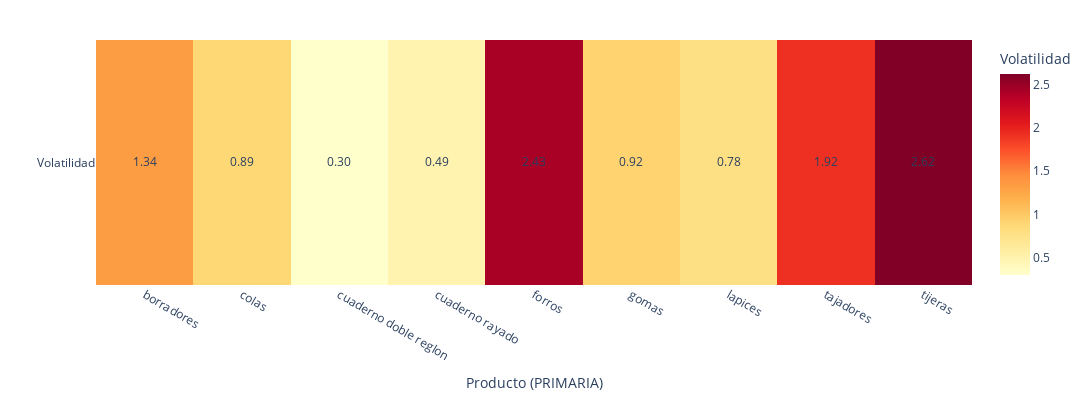
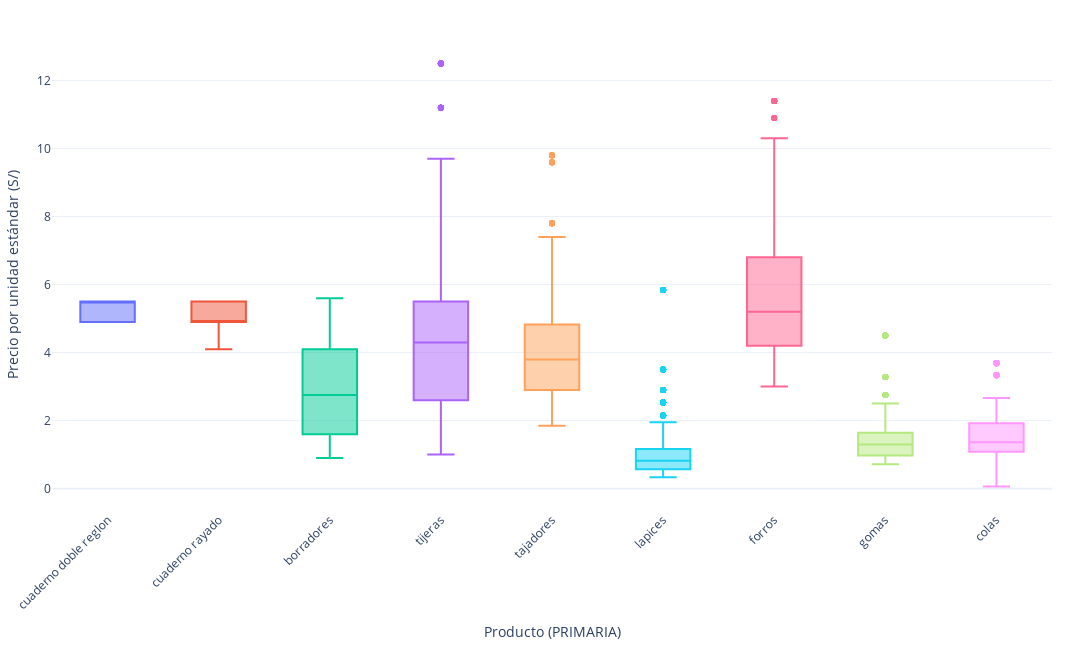
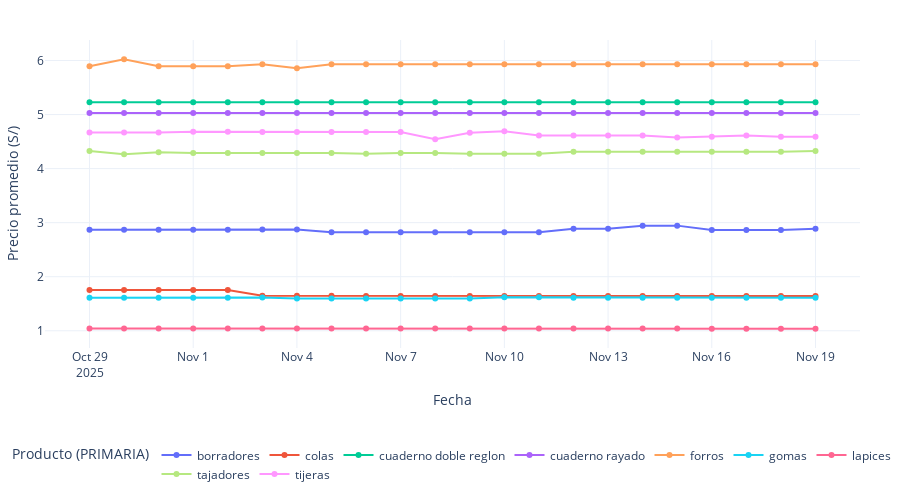

The notebook cell these images were saved under, in order:
### Code cell
import pandas as pd
import numpy as np
import plotly.express as px
import plotly.graph_objects as go
import os

# ===============================
# 0. Configuración de rutas
# ===============================
# Carpeta donde se guardan los gráficos de PRIMARIA
RESULTS_DIR = r"C:\Users\Hp\Documents\GitHub\PEU_INEI_Proyecto_Integrador_IPC\ipc-webscraping\results\Educacion\educacion_primaria"
os.makedirs(RESULTS_DIR, exist_ok=True)

# Archivo consolidado de educación
INPUT_FILE = r"C:\Users\Hp\Desktop\WebScraping\Personal\tailoy-ipc-webscraping\normalized_consolidated\consolidado_educacion.xlsx"

# ===============================
# 1. Cargar datos
# ===============================
df = pd.read_excel(INPUT_FILE)

# Asegurar que el precio esté en formato numérico
df["precio_por_unidad_estandar"] = pd.to_numeric(
    df["precio_por_unidad_estandar"], errors="coerce"
)

# Eliminar filas sin precio válido
df = df.dropna(subset=["precio_por_unidad_estandar"]).copy()

# ===============================
# 2. Filtrar SOLO productos de PRIMARIA
# ===============================
productos_primaria = [
    "borradores",
    "colas",
    "cuaderno doble reglon",
    "cuaderno rayado",
    "forros",
    "gomas",
    "lapices",
    "tajadores",
    "tijeras",
]

df["producto_especifico"] = df["producto_especifico"].astype(str)
df = df[df["producto_especifico"].isin(productos_primaria)].copy()

# (opcional) marcar que todo es PRIMARIA
df["nivel_educativo"] = "PRIMARIA"

# ===============================
# 3. Preparar fecha
# ===============================
if "fecha_scraping" in df.columns:
    df["FECHA"] = pd.to_datetime(df["fecha_scraping"], errors="coerce")
else:
    df["FECHA"] = pd.NaT

# ===============================
# 4. Volatilidad por producto (solo PRIMARIA)
# ===============================
vol_prod = (
    df.groupby("producto_especifico")["precio_por_unidad_estandar"]
      .std()
      .reset_index(name="VOLATILIDAD")
)

print("Volatilidad por producto - PRIMARIA (precio directo):")
print(vol_prod)

# Heatmap: una fila con N productos
fig_vol = go.Figure(
    data=go.Heatmap(
        z=[vol_prod["VOLATILIDAD"].values],      # una fila con N productos
        x=vol_prod["producto_especifico"],       # eje X: productos
        y=["Volatilidad"],                       # eje Y: una sola fila
        colorscale="YlOrRd",
        colorbar=dict(title="Volatilidad"),
    )
)

# Anotar valores dentro de cada celda
for _, row in vol_prod.iterrows():
    fig_vol.add_trace(
        go.Scatter(
            x=[row["producto_especifico"]],
            y=["Volatilidad"],
            text=[f"{row['VOLATILIDAD']:.2f}"],
            mode="text",
            showlegend=False,
        )
    )

fig_vol.update_layout(
    title=None,
    xaxis_title="Producto (PRIMARIA)",   # sin 'específico'
    yaxis_title="",
    template="plotly_white",
    width=1200,
    height=400,
    margin=dict(l=40, r=40, t=40, b=80),
)
fig_vol.show()
fig_vol.write_image(
    os.path.join(RESULTS_DIR, "volatilidad_por_producto_primaria.pdf")
)

# ===============================
# 5. Boxplot de precios por producto (precio directo)
# ===============================
fig_box = px.box(
    df,
    x="producto_especifico",
    y="precio_por_unidad_estandar",
    color="producto_especifico",
    labels={
        "producto_especifico": "Producto (PRIMARIA)",         
        "precio_por_unidad_estandar": "Precio por unidad estándar (S/)",
    },
    width=1400,
    height=650,
    template="plotly_white",
)

fig_box.update_layout(
    xaxis_tickangle=-45,
    showlegend=False,  # la leyenda sería igual que el eje X
    title=None,
    margin=dict(l=40, r=40, t=40, b=120),
)
fig_box.show()
fig_box.write_image(
    os.path.join(RESULTS_DIR, "boxplot_precio_por_producto_primaria.pdf")
)

# ===============================
# 6. Evolución del precio promedio por producto (precio directo)
# ===============================
if df["FECHA"].notna().any():
    evol_prod = (
        df.groupby(["FECHA", "producto_especifico"])["precio_por_unidad_estandar"]
          .mean()
          .reset_index()
    )

    fig_line = px.line(
        evol_prod,
        x="FECHA",
        y="precio_por_unidad_estandar",
        color="producto_especifico",
        markers=True,
        labels={
            "FECHA": "Fecha",
            "precio_por_unidad_estandar": "Precio promedio (S/)",
            "producto_especifico": "Producto (PRIMARIA)",
        },
    )

    fig_line.update_layout(
        title=None,
        xaxis_title="Fecha",
        yaxis_title="Precio promedio (S/)",
        template="plotly_white",
        hovermode="x unified",
        width=900,
        height=500,
        legend=dict(
            orientation="h",       # horizontal
            yanchor="top",
            y=-0.30,               # leyenda debajo del gráfico
            xanchor="center",
            x=0.5,
            bgcolor="rgba(0,0,0,0)",
        ),
        margin=dict(l=40, r=40, t=40, b=120),
    )

    fig_line.show()
    fig_line.write_image(
        os.path.join(RESULTS_DIR, "evolucion_precio_por_producto_primaria.pdf")
    )
else:
    print("No hay 'fecha_scraping' válida para hacer la evolución temporal.")

### Figure 1 — Plotly figure (JSON) as saved in the notebook; plotly's stock layout.template omitted (floating-point values rounded to 4 significant figures)
{"data": [{"colorbar": {"title": {"text": "Volatilidad"}}, "colorscale": [[0, "rgb(255,255,204)"], [0.125, "rgb(255,237,160)"], [0.25, "rgb(254,217,118)"], [0.375, "rgb(254,178,76)"], [0.5, "rgb(253,141,60)"], [0.625, "rgb(252,78,42)"], [0.75, "rgb(227,26,28)"], [0.875, "rgb(189,0,38)"], [1, "rgb(128,0,38)"]], "type": "heatmap", "x": ["borradores", "colas", "cuaderno doble reglon", "cuaderno rayado", "forros", "gomas", "lapices", "tajadores", "tijeras"], "y": ["Volatilidad"], "z": [[1.337, 0.886, 0.2994, 0.4929, 2.426, 0.9246, 0.7849, 1.919, 2.621]]}, {"mode": "text", "showlegend": false, "text": ["1.34"], "type": "scatter", "x": ["borradores"], "y": ["Volatilidad"]}, {"mode": "text", "showlegend": false, "text": ["0.89"], "type": "scatter", "x": ["colas"], "y": ["Volatilidad"]}, {"mode": "text", "showlegend": false, "text": ["0.30"], "type": "scatter", "x": ["cuaderno doble reglon"], "y": ["Volatilidad"]}, {"mode": "text", "showlegend": false, "text": ["0.49"], "type": "scatter", "x": ["cuaderno rayado"], "y": ["Volatilidad"]}, {"mode": "text", "showlegend": false, "text": ["2.43"], "type": "scatter", "x": ["forros"], "y": ["Volatilidad"]}, {"mode": "text", "showlegend": false, "text": ["0.92"], "type": "scatter", "x": ["gomas"], "y": ["Volatilidad"]}, {"mode": "text", "showlegend": false, "text": ["0.78"], "type": "scatter", "x": ["lapices"], "y": ["Volatilidad"]}, {"mode": "text", "showlegend": false, "text": ["1.92"], "type": "scatter", "x": ["tajadores"], "y": ["Volatilidad"]}, {"mode": "text", "showlegend": false, "text": ["2.62"], "type": "scatter", "x": ["tijeras"], "y": ["Volatilidad"]}], "layout": {"height": 400, "margin": {"b": 80, "l": 40, "r": 40, "t": 40}, "title": {}, "width": 1200, "xaxis": {"title": {"text": "Producto (PRIMARIA)"}}, "yaxis": {"title": {"text": ""}}}}

### Figure 2 — Plotly figure (JSON) as saved in the notebook; plotly's stock layout.template omitted (floating-point values rounded to 4 significant figures; data arrays with more than 128 entries replaced by an {"elided": "..."} marker saying what was removed)
{"data": [{"alignmentgroup": "True", "hovertemplate": "Producto (PRIMARIA)=%{x}<br>Precio por unidad estándar (S/)=%{y}<extra></extra>", "legendgroup": "cuaderno doble reglon", "marker": {"color": "#636efa"}, "name": "cuaderno doble reglon", "notched": false, "offsetgroup": "cuaderno doble reglon", "orientation": "v", "showlegend": true, "type": "box", "x": {"elided": "242 str values"}, "x0": " ", "xaxis": "x", "y": {"elided": "242 float values"}, "y0": " ", "yaxis": "y"}, {"alignmentgroup": "True", "hovertemplate": "Producto (PRIMARIA)=%{x}<br>Precio por unidad estándar (S/)=%{y}<extra></extra>", "legendgroup": "cuaderno rayado", "marker": {"color": "#EF553B"}, "name": "cuaderno rayado", "notched": false, "offsetgroup": "cuaderno rayado", "orientation": "v", "showlegend": true, "type": "box", "x": {"elided": "814 str values"}, "x0": " ", "xaxis": "x", "y": {"elided": "814 float values"}, "y0": " ", "yaxis": "y"}, {"alignmentgroup": "True", "hovertemplate": "Producto (PRIMARIA)=%{x}<br>Precio por unidad estándar (S/)=%{y}<extra></extra>", "legendgroup": "borradores", "marker": {"color": "#00cc96"}, "name": "borradores", "notched": false, "offsetgroup": "borradores", "orientation": "v", "showlegend": true, "type": "box", "x": {"elided": "593 str values"}, "x0": " ", "xaxis": "x", "y": {"elided": "593 float values"}, "y0": " ", "yaxis": "y"}, {"alignmentgroup": "True", "hovertemplate": "Producto (PRIMARIA)=%{x}<br>Precio por unidad estándar (S/)=%{y}<extra></extra>", "legendgroup": "tijeras", "marker": {"color": "#ab63fa"}, "name": "tijeras", "notched": false, "offsetgroup": "tijeras", "orientation": "v", "showlegend": true, "type": "box", "x": {"elided": "1068 str values"}, "x0": " ", "xaxis": "x", "y": {"elided": "1068 float values"}, "y0": " ", "yaxis": "y"}, {"alignmentgroup": "True", "hovertemplate": "Producto (PRIMARIA)=%{x}<br>Precio por unidad estándar (S/)=%{y}<extra></extra>", "legendgroup": "tajadores", "marker": {"color": "#FFA15A"}, "name": "tajadores", "notched": false, "offsetgroup": "tajadores", "orientation": "v", "showlegend": true, "type": "box", "x": {"elided": "925 str values"}, "x0": " ", "xaxis": "x", "y": {"elided": "925 float values"}, "y0": " ", "yaxis": "y"}, {"alignmentgroup": "True", "hovertemplate": "Producto (PRIMARIA)=%{x}<br>Precio por unidad estándar (S/)=%{y}<extra></extra>", "legendgroup": "lapices", "marker": {"color": "#19d3f3"}, "name": "lapices", "notched": false, "offsetgroup": "lapices", "orientation": "v", "showlegend": true, "type": "box", "x": {"elided": "1888 str values"}, "x0": " ", "xaxis": "x", "y": {"elided": "1888 float values"}, "y0": " ", "yaxis": "y"}, {"alignmentgroup": "True", "hovertemplate": "Producto (PRIMARIA)=%{x}<br>Precio por unidad estándar (S/)=%{y}<extra></extra>", "legendgroup": "forros", "marker": {"color": "#FF6692"}, "name": "forros", "notched": false, "offsetgroup": "forros", "orientation": "v", "showlegend": true, "type": "box", "x": {"elided": "284 str values"}, "x0": " ", "xaxis": "x", "y": {"elided": "284 float values"}, "y0": " ", "yaxis": "y"}, {"alignmentgroup": "True", "hovertemplate": "Producto (PRIMARIA)=%{x}<br>Precio por unidad estándar (S/)=%{y}<extra></extra>", "legendgroup": "gomas", "marker": {"color": "#B6E880"}, "name": "gomas", "notched": false, "offsetgroup": "gomas", "orientation": "v", "showlegend": true, "type": "box", "x": {"elided": "434 str values"}, "x0": " ", "xaxis": "x", "y": {"elided": "434 float values"}, "y0": " ", "yaxis": "y"}, {"alignmentgroup": "True", "hovertemplate": "Producto (PRIMARIA)=%{x}<br>Precio por unidad estándar (S/)=%{y}<extra></extra>", "legendgroup": "colas", "marker": {"color": "#FF97FF"}, "name": "colas", "notched": false, "offsetgroup": "colas", "orientation": "v", "showlegend": true, "type": "box", "x": {"elided": "374 str values"}, "x0": " ", "xaxis": "x", "y": {"elided": "374 float values"}, "y0": " ", "yaxis": "y"}], "layout": {"boxmode": "overlay", "height": 650, "legend": {"title": {"text": "Producto (PRIMARIA)"}, "tracegroupgap": 0}, "margin": {"b": 120, "l": 40, "r": 40, "t": 40}, "showlegend": false, "title": {}, "width": 1400, "xaxis": {"anchor": "y", "categoryarray": ["cuaderno doble reglon", "cuaderno rayado", "borradores", "tijeras", "tajadores", "lapices", "forros", "gomas", "colas"], "categoryorder": "array", "domain": [0, 1], "tickangle": -45, "title": {"text": "Producto (PRIMARIA)"}}, "yaxis": {"anchor": "x", "domain": [0, 1], "title": {"text": "Precio por unidad estándar (S/)"}}}}

### Figure 3 — Plotly figure (JSON) as saved in the notebook; plotly's stock layout.template omitted (floating-point values rounded to 4 significant figures)
{"data": [{"hovertemplate": "Producto (PRIMARIA)=borradores<br>Fecha=%{x}<br>Precio promedio (S/)=%{y}<extra></extra>", "legendgroup": "borradores", "line": {"color": "#636efa", "dash": "solid"}, "marker": {"symbol": "circle"}, "mode": "lines+markers", "name": "borradores", "orientation": "v", "showlegend": true, "type": "scatter", "x": ["2025-10-29T00:00:00", "2025-10-30T00:00:00", "2025-10-31T00:00:00", "2025-11-01T00:00:00", "2025-11-02T00:00:00", "2025-11-03T00:00:00", "2025-11-04T00:00:00", "2025-11-05T00:00:00", "2025-11-06T00:00:00", "2025-11-07T00:00:00", "2025-11-08T00:00:00", "2025-11-09T00:00:00", "2025-11-10T00:00:00", "2025-11-11T00:00:00", "2025-11-12T00:00:00", "2025-11-13T00:00:00", "2025-11-14T00:00:00", "2025-11-15T00:00:00", "2025-11-16T00:00:00", "2025-11-17T00:00:00", "2025-11-18T00:00:00", "2025-11-19T00:00:00"], "xaxis": "x", "y": [2.867, 2.867, 2.867, 2.867, 2.867, 2.875, 2.875, 2.82, 2.82, 2.82, 2.82, 2.82, 2.82, 2.82, 2.886, 2.886, 2.945, 2.945, 2.863, 2.863, 2.863, 2.886], "yaxis": "y"}, {"hovertemplate": "Producto (PRIMARIA)=colas<br>Fecha=%{x}<br>Precio promedio (S/)=%{y}<extra></extra>", "legendgroup": "colas", "line": {"color": "#EF553B", "dash": "solid"}, "marker": {"symbol": "circle"}, "mode": "lines+markers", "name": "colas", "orientation": "v", "showlegend": true, "type": "scatter", "x": ["2025-10-29T00:00:00", "2025-10-30T00:00:00", "2025-10-31T00:00:00", "2025-11-01T00:00:00", "2025-11-02T00:00:00", "2025-11-03T00:00:00", "2025-11-04T00:00:00", "2025-11-05T00:00:00", "2025-11-06T00:00:00", "2025-11-07T00:00:00", "2025-11-08T00:00:00", "2025-11-09T00:00:00", "2025-11-10T00:00:00", "2025-11-11T00:00:00", "2025-11-12T00:00:00", "2025-11-13T00:00:00", "2025-11-14T00:00:00", "2025-11-15T00:00:00", "2025-11-16T00:00:00", "2025-11-17T00:00:00", "2025-11-18T00:00:00", "2025-11-19T00:00:00"], "xaxis": "x", "y": [1.752, 1.752, 1.752, 1.752, 1.752, 1.646, 1.646, 1.646, 1.644, 1.644, 1.644, 1.644, 1.644, 1.644, 1.644, 1.644, 1.644, 1.644, 1.644, 1.644, 1.644, 1.644], "yaxis": "y"}, {"hovertemplate": "Producto (PRIMARIA)=cuaderno doble reglon<br>Fecha=%{x}<br>Precio promedio (S/)=%{y}<extra></extra>", "legendgroup": "cuaderno doble reglon", "line": {"color": "#00cc96", "dash": "solid"}, "marker": {"symbol": "circle"}, "mode": "lines+markers", "name": "cuaderno doble reglon", "orientation": "v", "showlegend": true, "type": "scatter", "x": ["2025-10-29T00:00:00", "2025-10-30T00:00:00", "2025-10-31T00:00:00", "2025-11-01T00:00:00", "2025-11-02T00:00:00", "2025-11-03T00:00:00", "2025-11-04T00:00:00", "2025-11-05T00:00:00", "2025-11-06T00:00:00", "2025-11-07T00:00:00", "2025-11-08T00:00:00", "2025-11-09T00:00:00", "2025-11-10T00:00:00", "2025-11-11T00:00:00", "2025-11-12T00:00:00", "2025-11-13T00:00:00", "2025-11-14T00:00:00", "2025-11-15T00:00:00", "2025-11-16T00:00:00", "2025-11-17T00:00:00", "2025-11-18T00:00:00", "2025-11-19T00:00:00"], "xaxis": "x", "y": [5.227, 5.227, 5.227, 5.227, 5.227, 5.227, 5.227, 5.227, 5.227, 5.227, 5.227, 5.227, 5.227, 5.227, 5.227, 5.227, 5.227, 5.227, 5.227, 5.227, 5.227, 5.227], "yaxis": "y"}, {"hovertemplate": "Producto (PRIMARIA)=cuaderno rayado<br>Fecha=%{x}<br>Precio promedio (S/)=%{y}<extra></extra>", "legendgroup": "cuaderno rayado", "line": {"color": "#ab63fa", "dash": "solid"}, "marker": {"symbol": "circle"}, "mode": "lines+markers", "name": "cuaderno rayado", "orientation": "v", "showlegend": true, "type": "scatter", "x": ["2025-10-29T00:00:00", "2025-10-30T00:00:00", "2025-10-31T00:00:00", "2025-11-01T00:00:00", "2025-11-02T00:00:00", "2025-11-03T00:00:00", "2025-11-04T00:00:00", "2025-11-05T00:00:00", "2025-11-06T00:00:00", "2025-11-07T00:00:00", "2025-11-08T00:00:00", "2025-11-09T00:00:00", "2025-11-10T00:00:00", "2025-11-11T00:00:00", "2025-11-12T00:00:00", "2025-11-13T00:00:00", "2025-11-14T00:00:00", "2025-11-15T00:00:00", "2025-11-16T00:00:00", "2025-11-17T00:00:00", "2025-11-18T00:00:00", "2025-11-19T00:00:00"], "xaxis": "x", "y": [5.03, 5.03, 5.03, 5.03, 5.03, 5.03, 5.03, 5.03, 5.03, 5.03, 5.03, 5.03, 5.03, 5.03, 5.03, 5.03, 5.03, 5.03, 5.03, 5.03, 5.03, 5.03], "yaxis": "y"}, {"hovertemplate": "Producto (PRIMARIA)=forros<br>Fecha=%{x}<br>Precio promedio (S/)=%{y}<extra></extra>", "legendgroup": "forros", "line": {"color": "#FFA15A", "dash": "solid"}, "marker": {"symbol": "circle"}, "mode": "lines+markers", "name": "forros", "orientation": "v", "showlegend": true, "type": "scatter", "x": ["2025-10-29T00:00:00", "2025-10-30T00:00:00", "2025-10-31T00:00:00", "2025-11-01T00:00:00", "2025-11-02T00:00:00", "2025-11-03T00:00:00", "2025-11-04T00:00:00", "2025-11-05T00:00:00", "2025-11-06T00:00:00", "2025-11-07T00:00:00", "2025-11-08T00:00:00", "2025-11-09T00:00:00", "2025-11-10T00:00:00", "2025-11-11T00:00:00", "2025-11-12T00:00:00", "2025-11-13T00:00:00", "2025-11-14T00:00:00", "2025-11-15T00:00:00", "2025-11-16T00:00:00", "2025-11-17T00:00:00", "2025-11-18T00:00:00", "2025-11-19T00:00:00"], "xaxis": "x", "y": [5.892, 6.025, 5.892, 5.892, 5.892, 5.931, 5.858, 5.931, 5.931, 5.931, 5.931, 5.931, 5.931, 5.931, 5.931, 5.931, 5.931, 5.931, 5.931, 5.931, 5.931, 5.931], "yaxis": "y"}, {"hovertemplate": "Producto (PRIMARIA)=gomas<br>Fecha=%{x}<br>Precio promedio (S/)=%{y}<extra></extra>", "legendgroup": "gomas", "line": {"color": "#19d3f3", "dash": "solid"}, "marker": {"symbol": "circle"}, "mode": "lines+markers", "name": "gomas", "orientation": "v", "showlegend": true, "type": "scatter", "x": ["2025-10-29T00:00:00", "2025-10-30T00:00:00", "2025-10-31T00:00:00", "2025-11-01T00:00:00", "2025-11-02T00:00:00", "2025-11-03T00:00:00", "2025-11-04T00:00:00", "2025-11-05T00:00:00", "2025-11-06T00:00:00", "2025-11-07T00:00:00", "2025-11-08T00:00:00", "2025-11-09T00:00:00", "2025-11-10T00:00:00", "2025-11-11T00:00:00", "2025-11-12T00:00:00", "2025-11-13T00:00:00", "2025-11-14T00:00:00", "2025-11-15T00:00:00", "2025-11-16T00:00:00", "2025-11-17T00:00:00", "2025-11-18T00:00:00", "2025-11-19T00:00:00"], "xaxis": "x", "y": [1.608, 1.608, 1.608, 1.608, 1.608, 1.615, 1.599, 1.599, 1.599, 1.599, 1.599, 1.599, 1.619, 1.619, 1.613, 1.613, 1.613, 1.613, 1.613, 1.613, 1.613, 1.613], "yaxis": "y"}, {"hovertemplate": "Producto (PRIMARIA)=lapices<br>Fecha=%{x}<br>Precio promedio (S/)=%{y}<extra></extra>", "legendgroup": "lapices", "line": {"color": "#FF6692", "dash": "solid"}, "marker": {"symbol": "circle"}, "mode": "lines+markers", "name": "lapices", "orientation": "v", "showlegend": true, "type": "scatter", "x": ["2025-10-29T00:00:00", "2025-10-30T00:00:00", "2025-10-31T00:00:00", "2025-11-01T00:00:00", "2025-11-02T00:00:00", "2025-11-03T00:00:00", "2025-11-04T00:00:00", "2025-11-05T00:00:00", "2025-11-06T00:00:00", "2025-11-07T00:00:00", "2025-11-08T00:00:00", "2025-11-09T00:00:00", "2025-11-10T00:00:00", "2025-11-11T00:00:00", "2025-11-12T00:00:00", "2025-11-13T00:00:00", "2025-11-14T00:00:00", "2025-11-15T00:00:00", "2025-11-16T00:00:00", "2025-11-17T00:00:00", "2025-11-18T00:00:00", "2025-11-19T00:00:00"], "xaxis": "x", "y": [1.042, 1.042, 1.042, 1.042, 1.042, 1.042, 1.042, 1.042, 1.042, 1.042, 1.042, 1.042, 1.042, 1.042, 1.042, 1.042, 1.042, 1.042, 1.035, 1.035, 1.035, 1.035], "yaxis": "y"}, {"hovertemplate": "Producto (PRIMARIA)=tajadores<br>Fecha=%{x}<br>Precio promedio (S/)=%{y}<extra></extra>", "legendgroup": "tajadores", "line": {"color": "#B6E880", "dash": "solid"}, "marker": {"symbol": "circle"}, "mode": "lines+markers", "name": "tajadores", "orientation": "v", "showlegend": true, "type": "scatter", "x": ["2025-10-29T00:00:00", "2025-10-30T00:00:00", "2025-10-31T00:00:00", "2025-11-01T00:00:00", "2025-11-02T00:00:00", "2025-11-03T00:00:00", "2025-11-04T00:00:00", "2025-11-05T00:00:00", "2025-11-06T00:00:00", "2025-11-07T00:00:00", "2025-11-08T00:00:00", "2025-11-09T00:00:00", "2025-11-10T00:00:00", "2025-11-11T00:00:00", "2025-11-12T00:00:00", "2025-11-13T00:00:00", "2025-11-14T00:00:00", "2025-11-15T00:00:00", "2025-11-16T00:00:00", "2025-11-17T00:00:00", "2025-11-18T00:00:00", "2025-11-19T00:00:00"], "xaxis": "x", "y": [4.324, 4.266, 4.301, 4.287, 4.287, 4.287, 4.287, 4.287, 4.273, 4.287, 4.287, 4.273, 4.273, 4.273, 4.313, 4.313, 4.313, 4.313, 4.313, 4.313, 4.311, 4.327], "yaxis": "y"}, {"hovertemplate": "Producto (PRIMARIA)=tijeras<br>Fecha=%{x}<br>Precio promedio (S/)=%{y}<extra></extra>", "legendgroup": "tijeras", "line": {"color": "#FF97FF", "dash": "solid"}, "marker": {"symbol": "circle"}, "mode": "lines+markers", "name": "tijeras", "orientation": "v", "showlegend": true, "type": "scatter", "x": ["2025-10-29T00:00:00", "2025-10-30T00:00:00", "2025-10-31T00:00:00", "2025-11-01T00:00:00", "2025-11-02T00:00:00", "2025-11-03T00:00:00", "2025-11-04T00:00:00", "2025-11-05T00:00:00", "2025-11-06T00:00:00", "2025-11-07T00:00:00", "2025-11-08T00:00:00", "2025-11-09T00:00:00", "2025-11-10T00:00:00", "2025-11-11T00:00:00", "2025-11-12T00:00:00", "2025-11-13T00:00:00", "2025-11-14T00:00:00", "2025-11-15T00:00:00", "2025-11-16T00:00:00", "2025-11-17T00:00:00", "2025-11-18T00:00:00", "2025-11-19T00:00:00"], "xaxis": "x", "y": [4.667, 4.667, 4.667, 4.682, 4.682, 4.676, 4.678, 4.678, 4.678, 4.678, 4.543, 4.664, 4.689, 4.612, 4.612, 4.612, 4.612, 4.577, 4.588, 4.61, 4.588, 4.588], "yaxis": "y"}], "layout": {"height": 500, "hovermode": "x unified", "legend": {"bgcolor": "rgba(0,0,0,0)", "orientation": "h", "title": {"text": "Producto (PRIMARIA)"}, "tracegroupgap": 0, "x": 0.5, "xanchor": "center", "y": -0.3, "yanchor": "top"}, "margin": {"b": 120, "l": 40, "r": 40, "t": 40}, "title": {}, "width": 900, "xaxis": {"anchor": "y", "domain": [0, 1], "title": {"text": "Fecha"}}, "yaxis": {"anchor": "x", "domain": [0, 1], "title": {"text": "Precio promedio (S/)"}}}}
